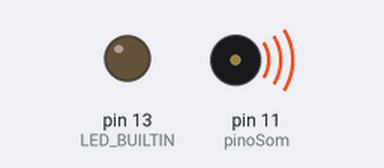
Recording of a sketch running on a simulated Arduino Nano, built with avr-gcc and run on an emulated ATmega328P. On the bench: output pins drawn as LEDs (lit = HIGH), buzzer (waves = sounding).

Above: at 0.9 s.
At 4.9 s:
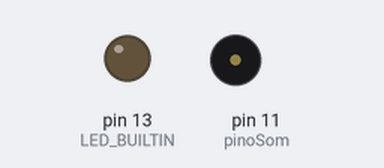
Timing chart, 0 to 10.6 s (numbered marks = the images above):
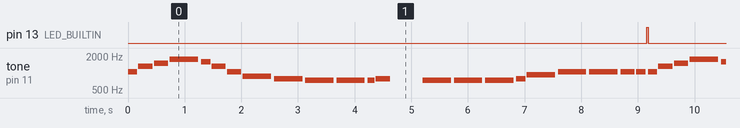

The sketch:

sonsSimpsons.ino
```cpp
/*
 -------------------------------------------------------------------
  Aulas Online - LSI-TEC: IOT104 Programação física com Arduino
  Programa/hardware: 012 - Aula 6 - Exercício não Pontuado

  Descrição: Criar uma música a sua escolha
  Melody https://bitmidi.com/simpsons-3-mid

  Autor: Marcelo Wecchi
  Revisão: 16Fev2022
-------------------------------------------------------------------*/


#include "frequencias.h"

// notas da melodia
int melodia[] = {
  C6, E6, FS6, A6, G6, E6, C6, A5, G5, FS5, FS5, FS5, G5, PAUSA, FS5, FS5, FS5, G5, AS5, C6, C6, C6, C6, PAUSA
};

// duração das notas: 4 = semínima (ou 1/4 seg), 8 = colcheia (ou 1/8 seg), etc.:
int duracaoDasNotas[] = {
  6, 4, 4, 2, 6, 4, 4, 2, 2, 2, 2, 8, 4, 2, 2, 2, 2, 6, 2, 2, 2, 4, 6
};

// pino no qual está conectado o alto-falante/buzzer
const int pinoSom = 11;

void setup() {
  pinMode(pinoSom, OUTPUT);
  pinMode(LED_BUILTIN, OUTPUT);
}

void loop() {
  // a melodia se repete a cada 5 segundos
  toca();
  delay(5);
}

void toca(){
  // Calcula o tamanho da melodia, tomando o tamanho do vetor que armazena
  // os n números inteiros equivalentes à melodia e dividindo pelo tamanho
  // que um número inteiro ocupa na memória
  int tamanhoDaMelodia = sizeof(melodia)/sizeof(int);

  // itera pelas notas da melodia
  for (int essaNota = 0; essaNota < tamanhoDaMelodia; essaNota++) {
    // para calcular a duração da nota, divida 1 segundo (ou 1000 ms) pelo tipo da nota
    // por ex.: semínima = 1000 / 4, colcheia = 1000/8, etc.
    int duracaoDessaNota = 1000 / duracaoDasNotas[essaNota];
    long delayValue = 1000000 / duracaoDessaNota / 2; // calculate the delay value between transitions

    digitalWrite(LED_BUILTIN, HIGH);
    tone(pinoSom, melodia[essaNota], duracaoDessaNota);

    // Conjuga LED com o som
    delayMicroseconds(delayValue);
    digitalWrite(LED_BUILTIN, LOW);

    // para distinguir as notas, defina um intervalo mínimo entre elas
    // a duração da nota + 10% funciona bem (ou 1,1 vezes a nota):
    delay(duracaoDessaNota*1.1);

    // parar de tocar a nota
    noTone(pinoSom);

  }
}
```

frequencias.h
```cpp
/*************************************************
 * frequencias.h: constantes com as frequencias
 *  correspondentes às alturas de notas musicais
 *  (parte inteira)
 *************************************************/
#define PAUSA     0
#define B0  31
#define C1  33
#define CS1 35
#define D1  37
#define DS1 39
#define E1  41
#define F1  44
#define FS1 46
#define G1  49
#define GS1 52
#define A1  55
#define AS1 58
#define B1  62
#define C2  65
#define CS2 69
#define D2  73
#define DS2 78
#define E2  82
#define F2  87
#define FS2 93
#define G2  98
#define GS2 104
#define A2  110
#define AS2 117
#define B2  123
#define C3  131
#define CS3 139
#define D3  147
#define DS3 156
#define E3  165
#define F3  175
#define FS3 185
#define G3  196
#define GS3 208
#define A3  220
#define AS3 233
#define B3  247
#define C4  262
#define CS4 277
#define D4  294
#define DS4 311
#define E4  330
#define F4  349
#define FS4 370
#define G4  392
#define GS4 415
#define A4  440
#define AS4 466
#define B4  494
#define C5  523
#define CS5 554
#define D5  587
#define DS5 622
#define E5  659
#define F5  698
#define FS5 740
#define G5  784
#define GS5 831
#define A5  880
#define AS5 932
#define B5  988
#define C6  1047
#define CS6 1109
#define D6  1175
#define DS6 1245
#define E6  1319
#define F6  1397
#define FS6 1480
#define G6  1568
#define GS6 1661
#define A6  1760
#define AS6 1865
#define B6  1976
#define C7  2093
#define CS7 2217
#define D7  2349
#define DS7 2489
#define E7  2637
#define F7  2794
#define FS7 2960
#define G7  3136
#define GS7 3322
#define A7  3520
#define AS7 3729
#define B7  3951
#define C8  4186
#define CS8 4435
#define D8  4699
#define DS8 4978
```

Measured:
- by itself, pin 13 (LED_BUILTIN): alternates HIGH for 0.02 s and LOW for 9.2 s
- by itself, tone on pin 11 (pinoSom): plays 1047 Hz for 0.17 s, 1319 Hz for 0.25 s, 1480 Hz for 0.25 s, 1760 Hz for 0.50 s, 1568 Hz for 0.17 s, 1319 Hz for 0.25 s … (314 notes in this stretch)
